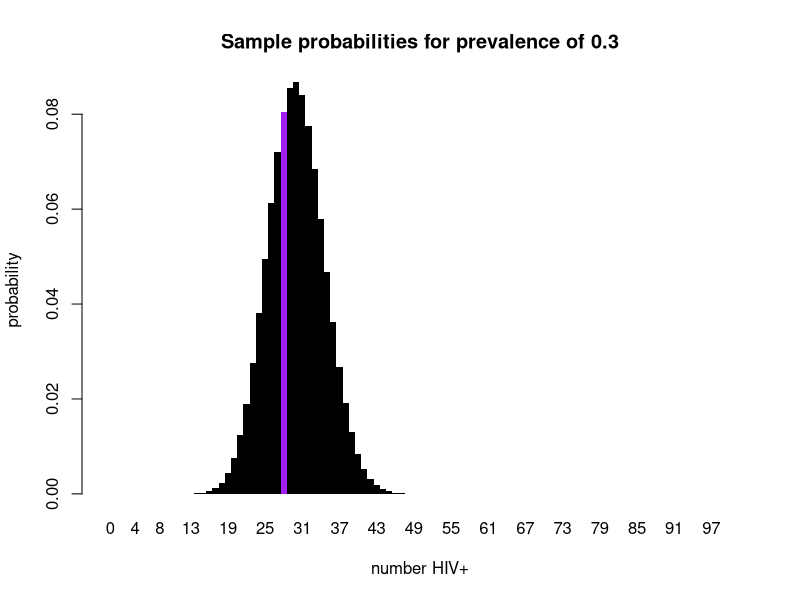
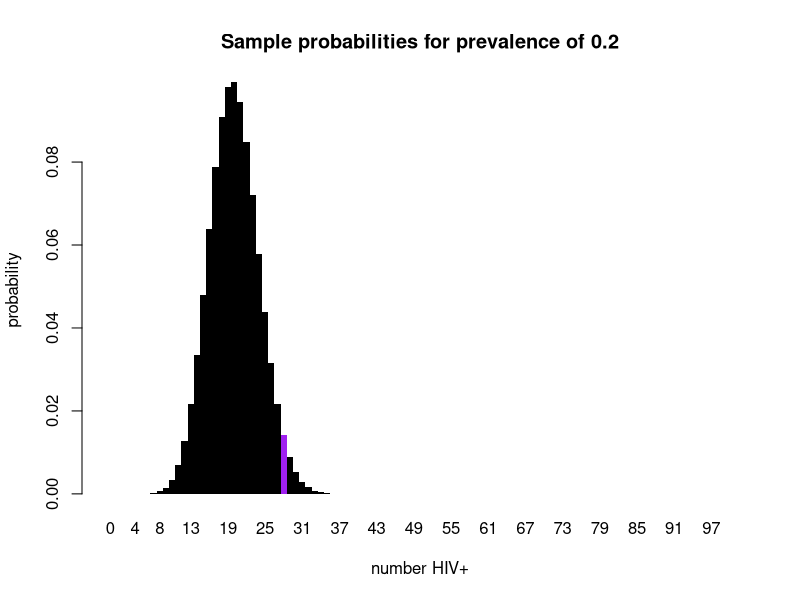
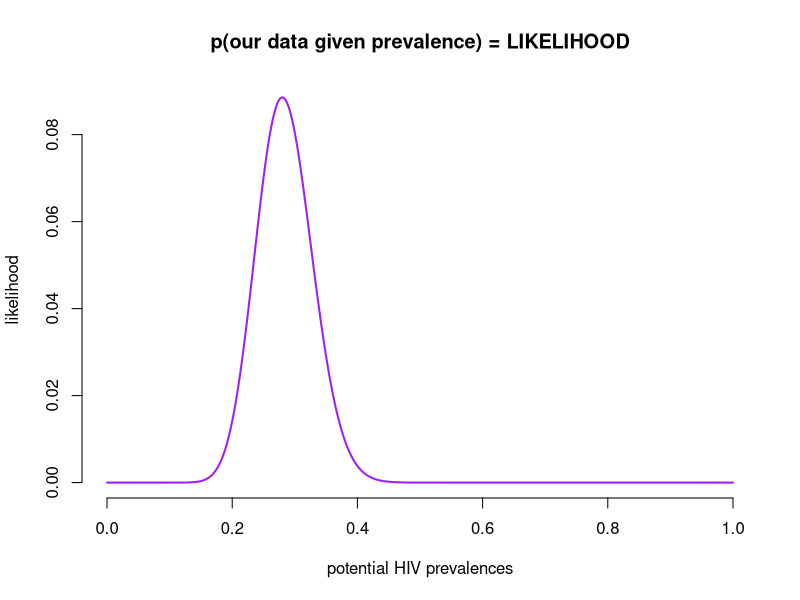
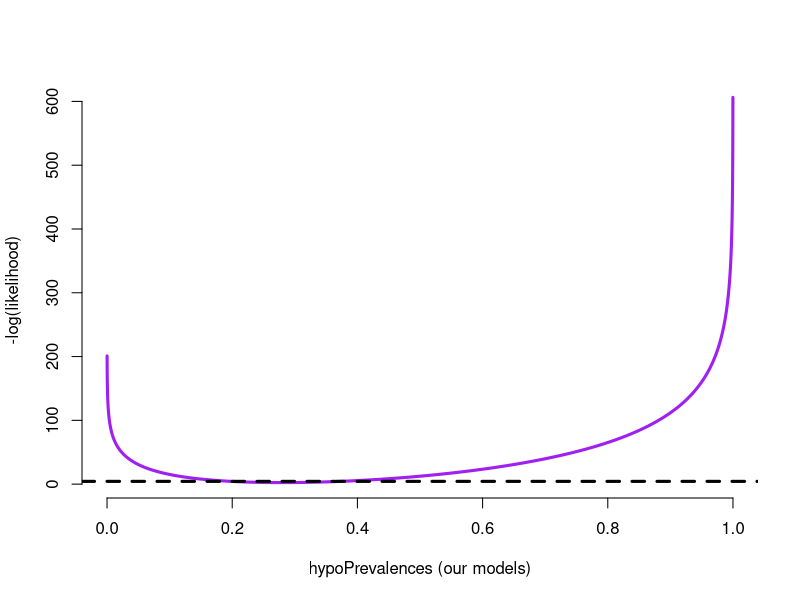
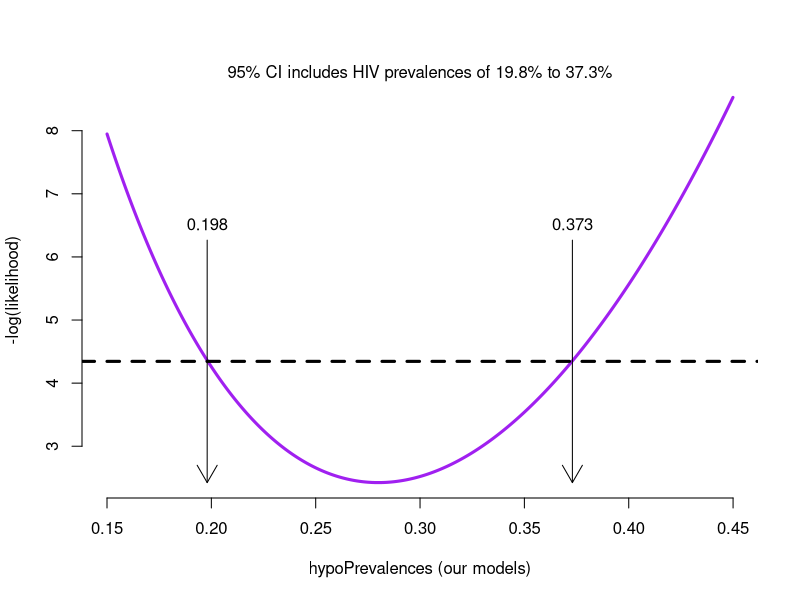
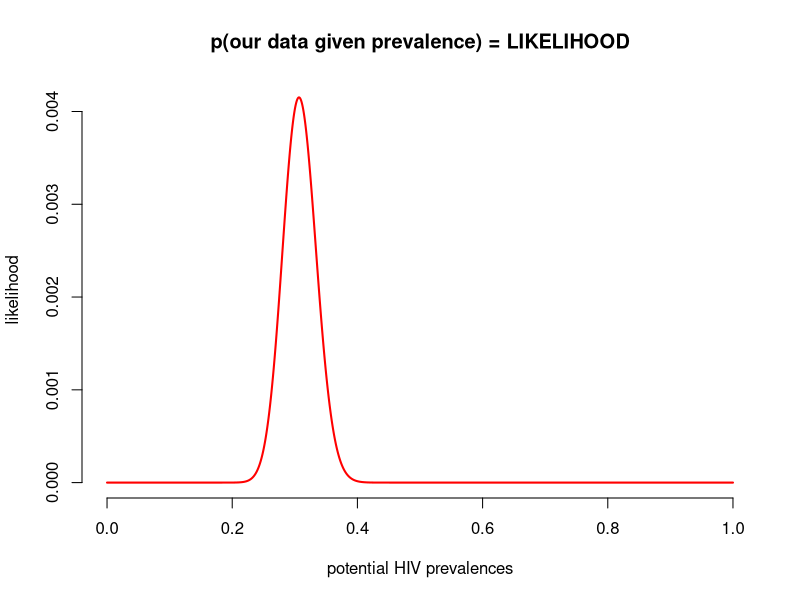
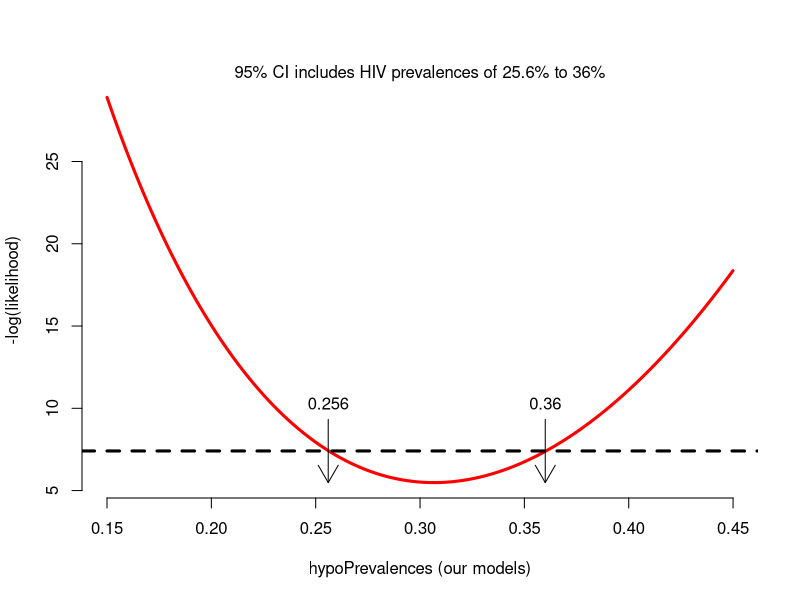

Generate these figures, in order, with R:
################################################################################

#### Lab: Introduction to Likelihood ####

################################################################################

## Clinic on the Meaningful Modeling of Epidemiological Data
## International Clinics on Infectious Disease Dynamics and Data (ICI3D) Program
## https://www.ici3d.org

## Attribution: Steve Bellan (2009)
##              Cari van Schalkwyk
##              Jonathan Dushoff
## Last updated: 2026 May 29

## Some Rights Reserved
## CC BY-NC 4.0 (https://creativecommons.org/licenses/by-nc/4.0/)

################################################################################

## The GOAL of this lab is to understand the concepts explored in the 
## Intro to Likelihood lecture.
## By the end of this lab, you should be able to:
##
##  * FIXME:
##  * FIXME:
##  * FIXME:
##
## NOTE: The comments will guide you through the lab but you
## should make sure you understand what the code is doing.  Some
## code may have question marks and cause errors. 
## You should fill these in; often you will find suggestions in the comments

## Before you start, it is a good idea to clear your workspace.
## In rstudio, do this with Session/Restart
## There is also a hotkey, which you should memorize and use frequently
## In plain R, just quit `q()` and then start again

################################################################################
#### Section 1: Sampling from a hypothetical population ####
################################################################################

## Imagine we are randomly sampling from a population of people in a town
## of size 1,000,000 and we sample 100 people from that population.
sampleSize <- 100
## We assume that the true HIV prevalence in the whole population 
## is 30%, i.e. 300,000 are HIV positive.
truePrev <- .3

## Let's take a sample
rbinom(1, sampleSize, truePrev)

## Examine 10 possible samples
rbinom(10, sampleSize, truePrev)

## If we set.seed, we can all work through the example the same way
set.seed(3)
samplePos <- rbinom(1, sampleSize, truePrev)
samplePrev <- samplePos/sampleSize
print(samplePrev)

## Create a color vector for every possible number of HIV+ people we
## could have found when sampling 100 people (0:100 means 101
## possibilities). Then make the value we chose have a different
## color.
color.vec <- rep("black",sampleSize+1)
color.vec[samplePos+1] <-	"purple"

## Calculate the probability of getting every single possible value
## given the true prevalence
pvec <- dbinom(0:sampleSize,size=sampleSize, prob=truePrev)

### Create a histogram of these probabilities,
### highlighting the value we sampled.
barplot.obj <- barplot(pvec
	, xlab="number HIV+", names.arg=c(0:sampleSize)
	, ylab="probability", col=color.vec, border = NA, space =0
	, main = paste("Sample probabilities for prevalence of", truePrev)
)

################################################################################
#### Section 2: Evaluating hypothetical prevalence ####
################################################################################

## Someone is claiming that the true HIV prevalence in our population is 20%
hypoPrevVal <- .2

## Given our findings, how can we evaluate this claim?

## Calculate the probability of getting every single possible value
## given the _hypothesized prevalence
pvec <- dbinom(0:sampleSize,size=sampleSize, prob=hypoPrevVal)

### Create a histogram of these probabilities,
### highlighting the value we sampled.
barplot.obj <- barplot(pvec
	, xlab="number HIV+", names.arg=c(0:sampleSize)
	, ylab="probability", col=color.vec, border = NA, space =0
	, main = paste("Sample probabilities for prevalence of", hypoPrevVal)
)

##What is the probability of observing 28/100, under this hypothesised prevalence?
dbinom(samplePos, sampleSize, hypoPrevVal)

## This should correspond to the height of purple bar in the histogram

## Now do a classic test:

binom.test(samplePos, sampleSize, hypoPrevVal, alternative = "two.sided")

## Task 1: Explain what we learn from the binom.test
## Focus on the confidence intervals; don't worry about the P value (or about the "guess" (hypoPrevVal)

## Task 2: Repeat the above for two or three different examples 
## with different hypothesized prevalence and/or samplePos
## Explain what you see.

################################################################################
## Section 3: Maximum Likelihood approach to construct confidence intervals ####
################################################################################

## Create a vector of hypothesized prevalences spanning 0-1 with 10000 values
## These are all potential "null hypotheses".
hypoPrevs <- seq(0,1, length=10000)

## The likelihood of a prevalence is the probability of observing the data given the
## hypothesized prevalence:
## L(prevalence | data) = p(data | prevalence)
likelihoods <- dbinom(samplePos, sampleSize, hypoPrevs)

plot(hypoPrevs, likelihoods, col = "purple", type = "l", lwd = 2,
     xlab = "potential HIV prevalences", ylab = "likelihood",
     main = "p(our data given prevalence) = LIKELIHOOD",
     bty = "n")

## Note: this is not a probability distribution.
## ANY probability is a possible value for hypothesized prevalence
## There is no sensible way to add these up

###################################################################### 

## We look at likelihood on the log scale because that's easier numerically. 
## And we look at _negative_ log-likelihood because it's traditional
## (it is analogous to the sum of squares in a classic test)
plot(hypoPrevs, -log(likelihoods), type = "l", col = "purple", col.main = "white",
     bty = "n", lwd = 3, xlab = "hypoPrevalences (our models)",
     ylab = "-log(likelihood)",  main = "we usually minimize the -log(likelihood)")

## We can use the Likelihood Ratio Test (LRT) to calculate confidence intervals. 
## There is a deep approximation here, but:
## the standard approach to LRT is to use a critical value of half 
## the critical value of a χ² distribution
## Degrees of freedom correspond to number of free parameters
## Typically we test one parameter at a time and use df=1
lrtCrit <- qchisq(.95, df = 1)/2
print(lrtCrit)

## We reject a hypothesized parameter value if its likelihood
## is this far below the optimum

## We can add a cutoff line to our plot
## The confidence interval under this approach is all the values 
## we _don't_ reject (the ones under the line)
min.l <- min(-log(likelihoods))
abline(h = min.l + lrtCrit, lwd = 3, lty = 2)

## It's hard to see this so let's zoom in

zmin <- 0.15
zmax <- 0.45

## See if you can figure out how the zoom works 🙂
zoom <- (hypoPrevs>=zmin) & (hypoPrevs <= zmax)
zPrevs <- hypoPrevs[zoom]
zLike <- likelihoods[zoom]

plot(zPrevs, -log(zLike), type = "l", col = "purple", col.main = "white",
     bty = "n", lwd = 3, xlab = "hypoPrevalences (our models)",
     ylab = "-log(likelihood)",  main = "we usually minimize the -log(likelihood)")
abline(h = min.l + lrtCrit, lwd = 3, lty = 2)

## Calculate CI
ci.likelihood <- range(hypoPrevs[-log(likelihoods) < min.l + lrtCrit])
print(ci.likelihood)

## Add a title and some arrows to the plot
ci.l <- signif(ci.likelihood[1],3)
ci.u <- signif(ci.likelihood[2],3)
mtext(paste("95% CI includes HIV prevalences of ", ci.l*100, "% to ", ci.u*100, "%", sep=""), side = 3, line =0)
arrows(ci.l, min.l + 2*lrtCrit, ci.l, min.l, length = .2)
arrows(ci.u, min.l + 2*lrtCrit, ci.u, min.l, length = .2)
text(ci.l, min.l + 2*lrtCrit, ci.l,cex = 1,pos = 3)
text(ci.u, min.l + 2*lrtCrit, ci.u,cex = 1,pos = 3)

## Compare confidence intervals calculated using binom.test() and using the Likelihood
## Ratio Test.
binom.test(samplePos, sampleSize, samplePos/sampleSize, alternative = "two.sided")
print(ci.likelihood)

## Are the results similar?

## Task 3: We do another prevalence survey, sampling 200 people from the same population with a true HIV prevalence of 30%
## We believe that the two samples are independent of each other 
## This time we get 64 positives
samplePos2 <- 64
sampleSize2 <- 200

## The likelihood of a prevalence is the probability of observing the new data given the
## hypothesized prevalence:
likelihoods2 <- dbinom(samplePos2, sampleSize2, hypoPrevs)

## The total likelihood of a prevalence is the probability of observing both these data points
## given the hypothesized prevalences 
totlikelihood <- likelihoods*likelihoods2
## Note: it's generally better practice to do all computations on the 
## log likelihood scale, so we could have equivalently taken the logs and then
## written totalLogLike <- logLikes + logLikes2
## But here we wanted to stay with total for a while to show a comparison curve

## Let's see what the total likelihood curve looks like:
plot(hypoPrevs, totlikelihood, col = "red", type = "l", lwd = 2,
     xlab = "potential HIV prevalences", ylab = "likelihood",
     main = "p(our data given prevalence) = LIKELIHOOD",
     bty = "n")

## What are two differences that you notice about this curve? 

## The MLE of prevalence given both sets of data is: 
(samplePos+samplePos2)/(sampleSize+sampleSize2)

## We can derive a confidence interval for this estimate, in a similar way to the above, considering the total likelihood:
plot(hypoPrevs[zoom], -log(totlikelihood[zoom])
	, type = "l", col = "red", col.main = "white"
	## ylim=c(0,10)
	, bty = "n", lwd = 3, xlab = "hypoPrevalences (our models)"
	, ylab = "-log(likelihood)"
)

min.l <- min(-log(totlikelihood))
abline(h = min.l + lrtCrit, lwd = 3, lty = 2)

## Calculate CI
ci.likelihood <- range(hypoPrevs[-log(totlikelihood) < min.l + lrtCrit])
print(ci.likelihood)

## Add a title and some arrows to the plot
ci.l <- signif(ci.likelihood[1],3)
ci.u <- signif(ci.likelihood[2],3)
mtext(paste("95% CI includes HIV prevalences of ", ci.l*100, "% to ", ci.u*100, "%", sep=""), side = 3, line =0)
arrows(ci.l, min.l + 2*lrtCrit, ci.l, min.l, length = .2)
arrows(ci.u, min.l + 2*lrtCrit, ci.u, min.l, length = .2)
text(ci.l, min.l + 2*lrtCrit, ci.l,cex = 1,pos = 3)
text(ci.u, min.l + 2*lrtCrit, ci.u,cex = 1,pos = 3)

## Compare this confidence interval to the one that used only the first sample. What do you notice?

## Let us again compare confidence intervals calculated using binom.test() and using the Likelihood
## Ratio Test.
binom.test(samplePos+samplePos2, sampleSize+sampleSize2, (samplePos+samplePos2)/(sampleSize+sampleSize2), alternative = "two.sided")

print(ci.likelihood)

## Are the results similar?

## Task 4: Consider the following questions:

## For this example, do you think it was worth the trouble constructing Likelihood based confidence intervals (CIs)?
## Under what circumstances might you use classical tests for CIs?
## Under what circumstances would likelihood-based tests be better for CIs?

################################################################################
#### Section 4: Bayesian calculations using MMEV example ####
################################################################################
## MMEV is a viral infection that can cause a serious disease (called MMED)
## MMED patients are unable to control their urge to fit models to data
## The rapid MMEV test gives a positive result:
##   -- 100% of the time for people with the virus (sensitivity)
##   -- 5% of the time for people without the virus (false positive rate)
##   -- The population prevalence of MMEV is 1%
##
## You test a random person from this population, and the result is positive.
## What is the probability that they have MMEV?
## 
## Using Bayes theorem:
## 
## P(MMEV ∣ +) = P(+ ∣ MMEV)P(MMEV) / P(+)	
## 
## Let's break that down:
## P(+ ∣ MMEV) or the probablity that you test positive if you have the virus or sensitivity
sensitivity <- 1
##
## P(MMEV) or the probability that this random person has MMEV is the population prevalence 
prevalence <- 0.01
##
## P(+) is the total probability of testing positive. 
## Since some people without the virus will also test positive, 
false_positive_rate <- 0.05

## P(+) is: 
## P(+ | MMEV)P(MMEV) plus P(+ | no MMEV)P(no MMEV)
##
## Our posterior estimate of P(MMEV) is a ratio:
## the probability of seeing what we saw (a positive test) with MMEV
## over the total probability of seeing what we saw
(sensitivity * prevalence) / (sensitivity * prevalence + false_positive_rate*(1-prevalence))

## Task 5: 
## How does the probability of having MMEV after a positive test change if prevalence changes to 10%

## What if prevalence stays at 1%, but the false positive rate reduces to 2.5%?

## What if the sensitivity drops to 95%?
